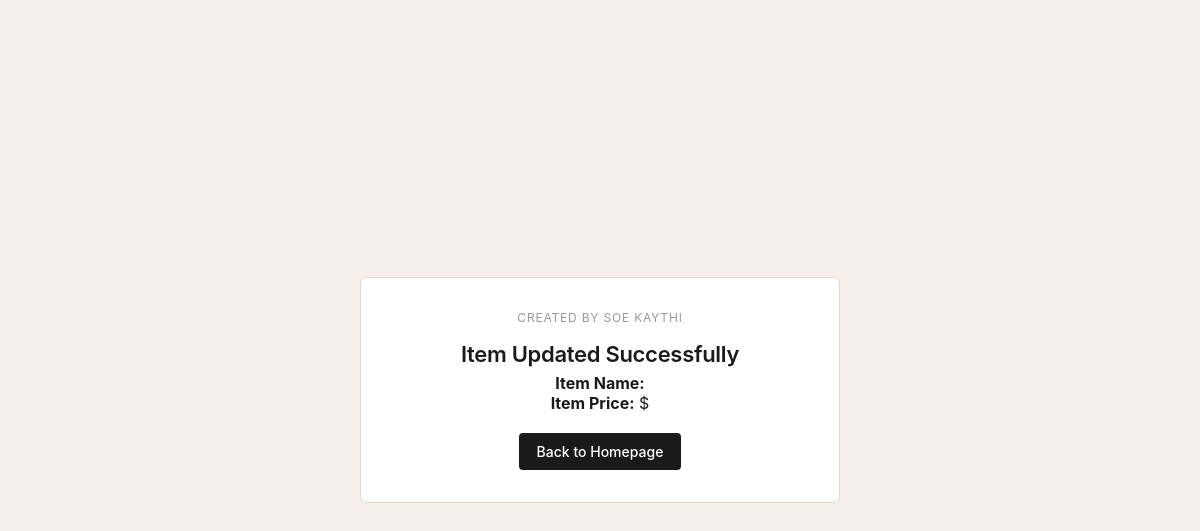
Before: /update_item?id=14 with the older database file.
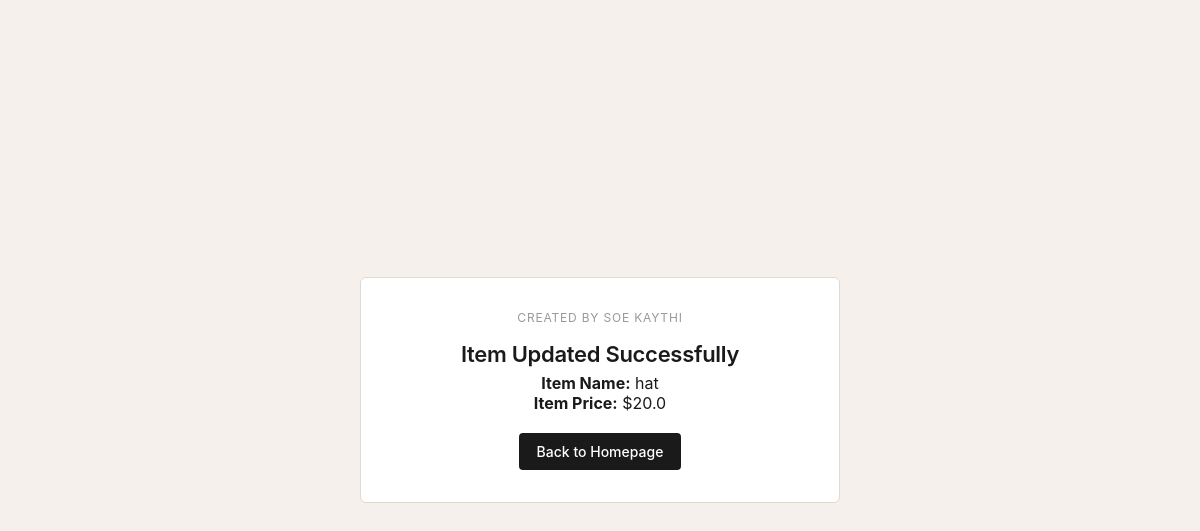
After: the same page with the newer database file.
### tables this page shows
CREATE TABLE items(id INTEGER PRIMARY KEY autoincrement,name TEXT,price REAL);

### app.py (the view)
@app.route("/update_item")
def update_item():
    try:
        item_id = request.args.get("id")
        new_name = request.args.get("name")
        new_price = request.args.get("price")
        conn = get_db_connection()
        conn.execute(
            "UPDATE items SET name = ?, price = ? WHERE id = ?",
            (new_name, new_price, item_id)
        )
        conn.commit()
        updated_item = conn.execute(
            "SELECT * FROM items WHERE id = ?",
            (item_id,)
        ).fetchone()
        conn.close()
        return render_template(
            "update.html",
            item=updated_item,
            full_name=FULL_NAME
        )
    except Exception:
        return render_template("error.html", full_name=FULL_NAME), 500

### app.py (called while the page is built)
def get_db_connection():
    conn = sqlite3.connect(DATABASE)
    conn.row_factory = sqlite3.Row
    return conn

### templates/update.html (shortened to what this page needs)
<!doctype html>
<html lang="en">
  <head>
    <link rel="stylesheet" href="{{ url_for('static', filename='style.css') }}" />
  </head>
  <body>
    <div class="page-wrapper center-page">
      <div class="card result-card">
        <p class="student-name">Created by {{ full_name }}</p>
        <h1>Item Updated Successfully</h1>
        <p><strong>Item Name:</strong> {{ item.name }}</p>
        <p><strong>Item Price:</strong> ${{ item.price }}</p>
        <a href="{{ url_for('home') }}" class="btn primary-btn link-btn">Back to Homepage</a>
      </div>
    </div>
  </body>
</html>

### templates/style.css (style rules this page uses)
* { box-sizing: border-box; margin: 0; padding: 0; }
body { font-family: -apple-system, BlinkMacSystemFont, "Segoe UI", Helvetica, sans-serif; background: #f5f0eb; color: #1a1a1a; min-height: 100vh; }
.page-wrapper { max-width: 860px; margin: 0 auto; padding: 48px 24px; }
.center-page { min-height: 100vh; display: flex; align-items: center; justify-content: center; }
.card { background: #fff; border: 1px solid #e0d9d0; border-radius: 6px; padding: 32px; margin-bottom: 20px; }
.result-card { max-width: 480px; width: 100%; text-align: center; }
h1 { font-size: 22px; font-weight: 600; margin-bottom: 6px; letter-spacing: -0.3px; }
.student-name { font-size: 12px; color: #999; text-transform: uppercase; letter-spacing: 0.8px; margin-bottom: 16px; }
.btn { border: none; border-radius: 4px; padding: 10px 18px; font-size: 14px; font-weight: 500; font-family: inherit; cursor: pointer; text-decoration: none; transition: opacity 0.15s; }
.primary-btn { background: #1a1a1a; color: #fff; }
.link-btn { display: inline-block; margin-top: 20px; }

Changed rows visible on the page:
added items: name "hat", price "20.0"
